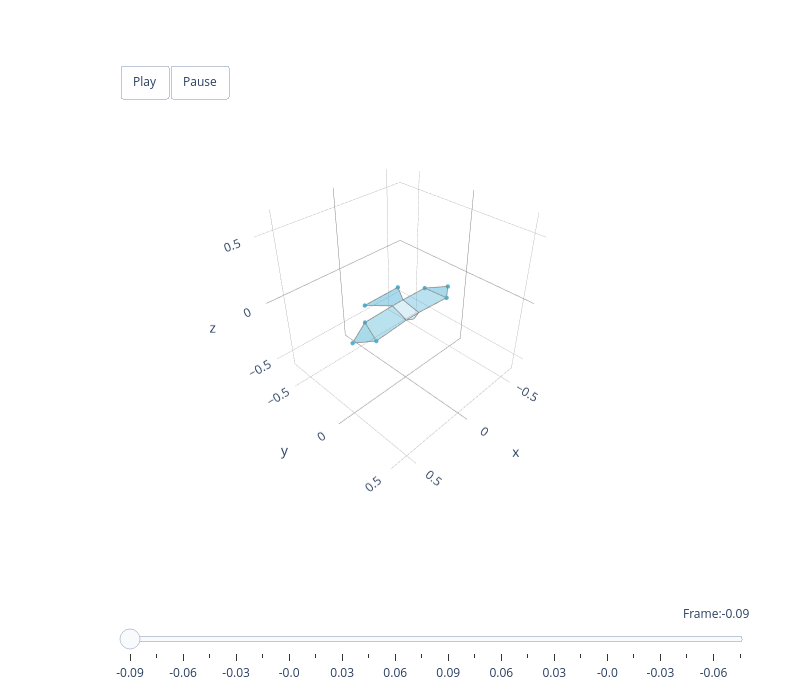
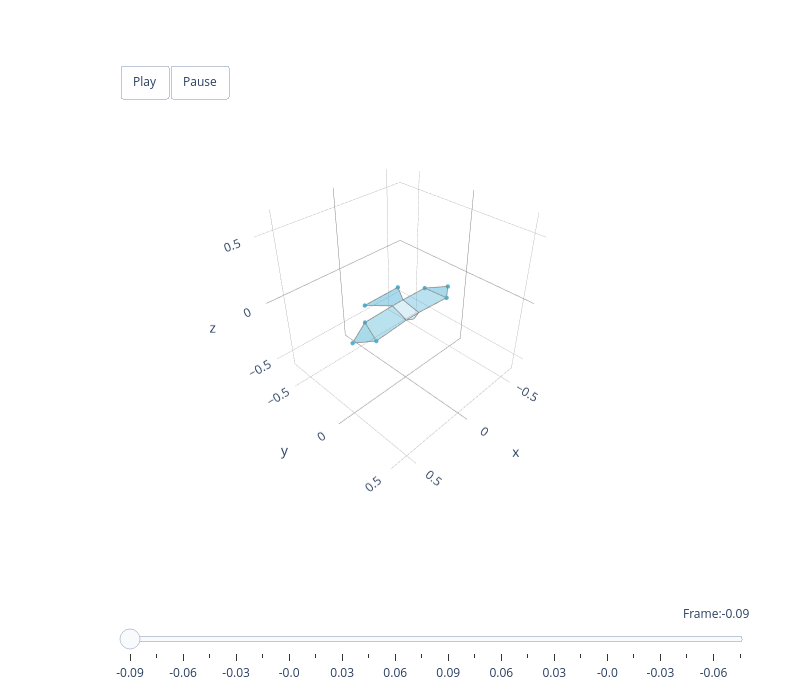

The notebook cell these images were saved under, in order:
### Markdown cell above
### Mode 3 — Wing Sweeping (~3% variance)

The third mode captures forward and backward sweeping of the wing. Though it explains only ~3% of variance, it represents a distinct and interpretable planform change.

### Code cell
animate_mode(3, hawk3d, principal_components, scores, mu, colour_list,
             sign_fn=apply_sign_conventions)

### Figure 1 — Plotly figure (JSON) as saved in the notebook; plotly's stock layout.template omitted (floating-point values rounded to 4 significant figures)
{"data": [{"color": "#51B3D4", "hoverinfo": "none", "opacity": 0.5, "type": "mesh3d", "x": [-0.4564, -0.3379, -0.286], "y": [-0.02137, 0.06852, -0.0947], "z": [-0.05647, -0.05564, -0.02587]}, {"hoverinfo": "name", "line": {"color": "grey", "width": 1.5}, "mode": "lines", "name": "left_handwing #51B3D4", "type": "scatter3d", "x": [-0.4564, -0.3379, -0.286, -0.4564], "y": [-0.02137, 0.06852, -0.0947, -0.02137], "z": [-0.05647, -0.05564, -0.02587, -0.05647]}, {"color": "#51B3D4", "hoverinfo": "none", "opacity": 0.5, "type": "mesh3d", "x": [0.4564, 0.3379, 0.286], "y": [-0.02137, 0.06852, -0.0947], "z": [-0.05647, -0.05564, -0.02587]}, {"hoverinfo": "name", "line": {"color": "grey", "width": 1.5}, "mode": "lines", "name": "right_handwing #51B3D4", "type": "scatter3d", "x": [0.4564, 0.3379, 0.286, 0.4564], "y": [-0.02137, 0.06852, -0.0947, -0.02137], "z": [-0.05647, -0.05564, -0.02587, -0.05647]}, {"color": "#51B3D4", "hoverinfo": "none", "opacity": 0.4, "type": "mesh3d", "x": [-0.3379, -0.286, -0.05, -0.06], "y": [0.06852, -0.0947, -0.08, 0.06], "z": [-0.05564, -0.02587, -0.005, -0.045]}, {"hoverinfo": "name", "line": {"color": "grey", "width": 1.5}, "mode": "lines", "name": "left_armwing #51B3D4", "type": "scatter3d", "x": [-0.3379, -0.286, -0.05, -0.06, -0.3379], "y": [0.06852, -0.0947, -0.08, 0.06, 0.06852], "z": [-0.05564, -0.02587, -0.005, -0.045, -0.05564]}, {"color": "#51B3D4", "hoverinfo": "none", "opacity": 0.4, "type": "mesh3d", "x": [0.3379, 0.286, 0.05, 0.06], "y": [0.06852, -0.0947, -0.08, 0.06], "z": [-0.05564, -0.02587, -0.005, -0.045]}, {"hoverinfo": "name", "line": {"color": "grey", "width": 1.5}, "mode": "lines", "name": "right_armwing #51B3D4", "type": "scatter3d", "x": [0.3379, 0.286, 0.05, 0.06, 0.3379], "y": [0.06852, -0.0947, -0.08, 0.06, 0.06852], "z": [-0.05564, -0.02587, -0.005, -0.045, -0.05564]}, {"color": "#51B3D4", "hoverinfo": "none", "opacity": 0.2, "type": "mesh3d", "x": [0.06, -0.06, -0.05, 0.05], "y": [0.06, 0.06, -0.08, -0.08], "z": [-0.045, -0.045, -0.005, -0.005]}, {"hoverinfo": "name", "line": {"color": "grey", "width": 1.5}, "mode": "lines", "name": "body #51B3D4", "type": "scatter3d", "x": [0.06, -0.06, -0.05, 0.05, 0.06], "y": [0.06, 0.06, -0.08, -0.08, 0.06], "z": [-0.045, -0.045, -0.005, -0.005, -0.045]}, {"color": "#51B3D4", "hoverinfo": "none", "opacity": 0.2, "type": "mesh3d", "x": [0.06, 3.743e-05, -0.06], "y": [0.06, 0.0705, 0.06], "z": [-0.045, -0.0617, -0.045]}, {"hoverinfo": "name", "line": {"color": "grey", "width": 1.5}, "mode": "lines", "name": "head #51B3D4", "type": "scatter3d", "x": [0.06, 3.743e-05, -0.06, 0.06], "y": [0.06, 0.0705, 0.06, 0.06], "z": [-0.045, -0.0617, -0.045, -0.045]}, {"color": "#51B3D4", "hoverinfo": "none", "opacity": 0.5, "type": "mesh3d", "x": [0.1588, -0.1588, -0.05, 0.05], "y": [-0.2401, -0.2401, -0.08, -0.08], "z": [-0.02783, -0.02783, -0.005, -0.005]}, {"hoverinfo": "name", "line": {"color": "grey", "width": 1.5}, "mode": "lines", "name": "tail #51B3D4", "type": "scatter3d", "x": [0.1588, -0.1588, -0.05, 0.05, 0.1588], "y": [-0.2401, -0.2401, -0.08, -0.08, -0.2401], "z": [-0.02783, -0.02783, -0.005, -0.005, -0.02783]}, {"hoverinfo": "none", "marker": {"color": "#51B3D4", "opacity": 1, "size": 2.5}, "mode": "markers", "type": "scatter3d", "x": [-0.4564, 0.4564, -0.3379, 0.3379, -0.286, 0.286, -0.1588, 0.1588], "y": [-0.02137, -0.02137, 0.06852, 0.06852, -0.0947, -0.0947, -0.2401, -0.2401], "z": [-0.05647, -0.05647, -0.05564, -0.05564, -0.02587, -0.02587, -0.02783, -0.02783]}], "layout": {"height": 700, "margin": {"b": 100, "l": 50, "r": 50, "t": 100}, "scene": {"aspectmode": "cube", "aspectratio": {"x": 1, "y": 1, "z": 1}, "camera": {"eye": {"x": 1.5, "y": 1.5, "z": 1.5}, "up": {"x": 0, "y": 0, "z": 1}}, "domain": {"x": [0, 1], "y": [0.1, 1]}, "xaxis": {"backgroundcolor": "white", "dtick": 0.5, "gridcolor": "grey", "gridwidth": 0.5, "range": [-0.6389, 0.6389], "showbackground": true, "tick0": 0, "zerolinecolor": "grey"}, "yaxis": {"backgroundcolor": "white", "dtick": 0.5, "gridcolor": "grey", "gridwidth": 0.5, "range": [-0.6979, 0.5799], "showbackground": true, "tick0": 0, "zerolinecolor": "grey"}, "zaxis": {"backgroundcolor": "white", "dtick": 0.5, "gridcolor": "grey", "gridwidth": 0.5, "range": [-0.6389, 0.6389], "showbackground": true, "tick0": 0, "zerolinecolor": "grey"}}, "showlegend": false, "sliders": [{"active": 0, "currentvalue": {"font": {"size": 12}, "prefix": "Frame:", "visible": true, "xanchor": "right"}, "len": 0.9, "pad": {"b": 10, "t": 50}, "steps": [{"args": [[0], {"frame": {"duration": 300, "redraw": true}, "mode": "immediate", "transition": {"duration": 300}}], "label": "-0.09", "method": "animate"}, {"args": [[1], {"frame": {"duration": 300, "redraw": true}, "mode": "immediate", "transition": {"duration": 300}}], "label": "-0.08", "method": "animate"}, {"args": [[2], {"frame": {"duration": 300, "redraw": true}, "mode": "immediate", "transition": {"duration": 300}}], "label": "-0.06", "method": "animate"}, {"args": [[3], {"frame": {"duration": 300, "redraw": true}, "mode": "immediate", "transition": {"duration": 300}}], "label": "-0.05", "method": "animate"}, {"args": [[4], {"frame": {"duration": 300, "redraw": true}, "mode": "immediate", "transition": {"duration": 300}}], "label": "-0.03", "method": "animate"}, {"args": [[5], {"frame": {"duration": 300, "redraw": true}, "mode": "immediate", "transition": {"duration": 300}}], "label": "-0.02", "method": "animate"}, {"args": [[6], {"frame": {"duration": 300, "redraw": true}, "mode": "immediate", "transition": {"duration": 300}}], "label": "-0.0", "method": "animate"}, {"args": [[7], {"frame": {"duration": 300, "redraw": true}, "mode": "immediate", "transition": {"duration": 300}}], "label": "0.01", "method": "animate"}, {"args": [[8], {"frame": {"duration": 300, "redraw": true}, "mode": "immediate", "transition": {"duration": 300}}], "label": "0.03", "method": "animate"}, {"args": [[9], {"frame": {"duration": 300, "redraw": true}, "mode": "immediate", "transition": {"duration": 300}}], "label": "0.04", "method": "animate"}, {"args": [[10], {"frame": {"duration": 300, "redraw": true}, "mode": "immediate", "transition": {"duration": 300}}], "label": "0.06", "method": "animate"}, {"args": [[11], {"frame": {"duration": 300, "redraw": true}, "mode": "immediate", "transition": {"duration": 300}}], "label": "0.07", "method": "animate"}, {"args": [[12], {"frame": {"duration": 300, "redraw": true}, "mode": "immediate", "transition": {"duration": 300}}], "label": "0.09", "method": "animate"}, {"args": [[13], {"frame": {"duration": 300, "redraw": true}, "mode": "immediate", "transition": {"duration": 300}}], "label": "0.07", "method": "animate"}, {"args": [[14], {"frame": {"duration": 300, "redraw": true}, "mode": "immediate", "transition": {"duration": 300}}], "label": "0.06", "method": "animate"}, {"args": [[15], {"frame": {"duration": 300, "redraw": true}, "mode": "immediate", "transition": {"duration": 300}}], "label": "0.04", "method": "animate"}, {"args": [[16], {"frame": {"duration": 300, "redraw": true}, "mode": "immediate", "transition": {"duration": 300}}], "label": "0.03", "method": "animate"}, {"args": [[17], {"frame": {"duration": 300, "redraw": true}, "mode": "immediate", "transition": {"duration": 300}}], "label": "0.01", "method": "animate"}, {"args": [[18], {"frame": {"duration": 300, "redraw": true}, "mode": "immediate", "transition": {"duration": 300}}], "label": "-0.0", "method": "animate"}, {"args": [[19], {"frame": {"duration": 300, "redraw": true}, "mode": "immediate", "transition": {"duration": 300}}], "label": "-0.02", "method": "animate"}, {"args": [[20], {"frame": {"duration": 300, "redraw": true}, "mode": "immediate", "transition": {"duration": 300}}], "label": "-0.03", "method": "animate"}, {"args": [[21], {"frame": {"duration": 300, "redraw": true}, "mode": "immediate", "transition": {"duration": 300}}], "label": "-0.05", "method": "animate"}, {"args": [[22], {"frame": {"duration": 300, "redraw": true}, "mode": "immediate", "transition": {"duration": 300}}], "label": "-0.06", "method": "animate"}, {"args": [[23], {"frame": {"duration": 300, "redraw": true}, "mode": "immediate", "transition": {"duration": 300}}], "label": "-0.08", "method": "animate"}], "transition": {"duration": 300, "easing": "cubic-in-out"}, "x": 0.1, "xanchor": "left", "y": 0, "yanchor": "top"}], "updatemenus": [{"buttons": [{"args": [null, {"frame": {"duration": 100, "redraw": true}, "mode": "immediate"}], "label": "Play", "method": "animate"}, {"args": [[null], {"frame": {"duration": 0, "redraw": true}, "mode": "immediate"}], "label": "Pause", "method": "animate"}], "direction": "left", "pad": {"r": 10, "t": 10}, "showactive": false, "type": "buttons", "x": 0.1, "xanchor": "left", "y": 1.1, "yanchor": "top"}], "width": 800}}

### Figure 2 — Plotly figure (JSON) as saved in the notebook; plotly's stock layout.template omitted (floating-point values rounded to 4 significant figures)
{"data": [{"color": "#51B3D4", "hoverinfo": "none", "opacity": 0.5, "type": "mesh3d", "x": [-0.4564, -0.3379, -0.286], "y": [-0.02137, 0.06852, -0.0947], "z": [-0.05647, -0.05564, -0.02587]}, {"hoverinfo": "name", "line": {"color": "grey", "width": 1.5}, "mode": "lines", "name": "left_handwing #51B3D4", "type": "scatter3d", "x": [-0.4564, -0.3379, -0.286, -0.4564], "y": [-0.02137, 0.06852, -0.0947, -0.02137], "z": [-0.05647, -0.05564, -0.02587, -0.05647]}, {"color": "#51B3D4", "hoverinfo": "none", "opacity": 0.5, "type": "mesh3d", "x": [0.4564, 0.3379, 0.286], "y": [-0.02137, 0.06852, -0.0947], "z": [-0.05647, -0.05564, -0.02587]}, {"hoverinfo": "name", "line": {"color": "grey", "width": 1.5}, "mode": "lines", "name": "right_handwing #51B3D4", "type": "scatter3d", "x": [0.4564, 0.3379, 0.286, 0.4564], "y": [-0.02137, 0.06852, -0.0947, -0.02137], "z": [-0.05647, -0.05564, -0.02587, -0.05647]}, {"color": "#51B3D4", "hoverinfo": "none", "opacity": 0.4, "type": "mesh3d", "x": [-0.3379, -0.286, -0.05, -0.06], "y": [0.06852, -0.0947, -0.08, 0.06], "z": [-0.05564, -0.02587, -0.005, -0.045]}, {"hoverinfo": "name", "line": {"color": "grey", "width": 1.5}, "mode": "lines", "name": "left_armwing #51B3D4", "type": "scatter3d", "x": [-0.3379, -0.286, -0.05, -0.06, -0.3379], "y": [0.06852, -0.0947, -0.08, 0.06, 0.06852], "z": [-0.05564, -0.02587, -0.005, -0.045, -0.05564]}, {"color": "#51B3D4", "hoverinfo": "none", "opacity": 0.4, "type": "mesh3d", "x": [0.3379, 0.286, 0.05, 0.06], "y": [0.06852, -0.0947, -0.08, 0.06], "z": [-0.05564, -0.02587, -0.005, -0.045]}, {"hoverinfo": "name", "line": {"color": "grey", "width": 1.5}, "mode": "lines", "name": "right_armwing #51B3D4", "type": "scatter3d", "x": [0.3379, 0.286, 0.05, 0.06, 0.3379], "y": [0.06852, -0.0947, -0.08, 0.06, 0.06852], "z": [-0.05564, -0.02587, -0.005, -0.045, -0.05564]}, {"color": "#51B3D4", "hoverinfo": "none", "opacity": 0.2, "type": "mesh3d", "x": [0.06, -0.06, -0.05, 0.05], "y": [0.06, 0.06, -0.08, -0.08], "z": [-0.045, -0.045, -0.005, -0.005]}, {"hoverinfo": "name", "line": {"color": "grey", "width": 1.5}, "mode": "lines", "name": "body #51B3D4", "type": "scatter3d", "x": [0.06, -0.06, -0.05, 0.05, 0.06], "y": [0.06, 0.06, -0.08, -0.08, 0.06], "z": [-0.045, -0.045, -0.005, -0.005, -0.045]}, {"color": "#51B3D4", "hoverinfo": "none", "opacity": 0.2, "type": "mesh3d", "x": [0.06, 3.743e-05, -0.06], "y": [0.06, 0.0705, 0.06], "z": [-0.045, -0.0617, -0.045]}, {"hoverinfo": "name", "line": {"color": "grey", "width": 1.5}, "mode": "lines", "name": "head #51B3D4", "type": "scatter3d", "x": [0.06, 3.743e-05, -0.06, 0.06], "y": [0.06, 0.0705, 0.06, 0.06], "z": [-0.045, -0.0617, -0.045, -0.045]}, {"color": "#51B3D4", "hoverinfo": "none", "opacity": 0.5, "type": "mesh3d", "x": [0.1588, -0.1588, -0.05, 0.05], "y": [-0.2401, -0.2401, -0.08, -0.08], "z": [-0.02783, -0.02783, -0.005, -0.005]}, {"hoverinfo": "name", "line": {"color": "grey", "width": 1.5}, "mode": "lines", "name": "tail #51B3D4", "type": "scatter3d", "x": [0.1588, -0.1588, -0.05, 0.05, 0.1588], "y": [-0.2401, -0.2401, -0.08, -0.08, -0.2401], "z": [-0.02783, -0.02783, -0.005, -0.005, -0.02783]}, {"hoverinfo": "none", "marker": {"color": "#51B3D4", "opacity": 1, "size": 2.5}, "mode": "markers", "type": "scatter3d", "x": [-0.4564, 0.4564, -0.3379, 0.3379, -0.286, 0.286, -0.1588, 0.1588], "y": [-0.02137, -0.02137, 0.06852, 0.06852, -0.0947, -0.0947, -0.2401, -0.2401], "z": [-0.05647, -0.05647, -0.05564, -0.05564, -0.02587, -0.02587, -0.02783, -0.02783]}], "layout": {"height": 700, "margin": {"b": 100, "l": 50, "r": 50, "t": 100}, "scene": {"aspectmode": "cube", "aspectratio": {"x": 1, "y": 1, "z": 1}, "camera": {"eye": {"x": 1.5, "y": 1.5, "z": 1.5}, "up": {"x": 0, "y": 0, "z": 1}}, "domain": {"x": [0, 1], "y": [0.1, 1]}, "xaxis": {"backgroundcolor": "white", "dtick": 0.5, "gridcolor": "grey", "gridwidth": 0.5, "range": [-0.6389, 0.6389], "showbackground": true, "tick0": 0, "zerolinecolor": "grey"}, "yaxis": {"backgroundcolor": "white", "dtick": 0.5, "gridcolor": "grey", "gridwidth": 0.5, "range": [-0.6979, 0.5799], "showbackground": true, "tick0": 0, "zerolinecolor": "grey"}, "zaxis": {"backgroundcolor": "white", "dtick": 0.5, "gridcolor": "grey", "gridwidth": 0.5, "range": [-0.6389, 0.6389], "showbackground": true, "tick0": 0, "zerolinecolor": "grey"}}, "showlegend": false, "sliders": [{"active": 0, "currentvalue": {"font": {"size": 12}, "prefix": "Frame:", "visible": true, "xanchor": "right"}, "len": 0.9, "pad": {"b": 10, "t": 50}, "steps": [{"args": [[0], {"frame": {"duration": 300, "redraw": true}, "mode": "immediate", "transition": {"duration": 300}}], "label": "-0.09", "method": "animate"}, {"args": [[1], {"frame": {"duration": 300, "redraw": true}, "mode": "immediate", "transition": {"duration": 300}}], "label": "-0.08", "method": "animate"}, {"args": [[2], {"frame": {"duration": 300, "redraw": true}, "mode": "immediate", "transition": {"duration": 300}}], "label": "-0.06", "method": "animate"}, {"args": [[3], {"frame": {"duration": 300, "redraw": true}, "mode": "immediate", "transition": {"duration": 300}}], "label": "-0.05", "method": "animate"}, {"args": [[4], {"frame": {"duration": 300, "redraw": true}, "mode": "immediate", "transition": {"duration": 300}}], "label": "-0.03", "method": "animate"}, {"args": [[5], {"frame": {"duration": 300, "redraw": true}, "mode": "immediate", "transition": {"duration": 300}}], "label": "-0.02", "method": "animate"}, {"args": [[6], {"frame": {"duration": 300, "redraw": true}, "mode": "immediate", "transition": {"duration": 300}}], "label": "-0.0", "method": "animate"}, {"args": [[7], {"frame": {"duration": 300, "redraw": true}, "mode": "immediate", "transition": {"duration": 300}}], "label": "0.01", "method": "animate"}, {"args": [[8], {"frame": {"duration": 300, "redraw": true}, "mode": "immediate", "transition": {"duration": 300}}], "label": "0.03", "method": "animate"}, {"args": [[9], {"frame": {"duration": 300, "redraw": true}, "mode": "immediate", "transition": {"duration": 300}}], "label": "0.04", "method": "animate"}, {"args": [[10], {"frame": {"duration": 300, "redraw": true}, "mode": "immediate", "transition": {"duration": 300}}], "label": "0.06", "method": "animate"}, {"args": [[11], {"frame": {"duration": 300, "redraw": true}, "mode": "immediate", "transition": {"duration": 300}}], "label": "0.07", "method": "animate"}, {"args": [[12], {"frame": {"duration": 300, "redraw": true}, "mode": "immediate", "transition": {"duration": 300}}], "label": "0.09", "method": "animate"}, {"args": [[13], {"frame": {"duration": 300, "redraw": true}, "mode": "immediate", "transition": {"duration": 300}}], "label": "0.07", "method": "animate"}, {"args": [[14], {"frame": {"duration": 300, "redraw": true}, "mode": "immediate", "transition": {"duration": 300}}], "label": "0.06", "method": "animate"}, {"args": [[15], {"frame": {"duration": 300, "redraw": true}, "mode": "immediate", "transition": {"duration": 300}}], "label": "0.04", "method": "animate"}, {"args": [[16], {"frame": {"duration": 300, "redraw": true}, "mode": "immediate", "transition": {"duration": 300}}], "label": "0.03", "method": "animate"}, {"args": [[17], {"frame": {"duration": 300, "redraw": true}, "mode": "immediate", "transition": {"duration": 300}}], "label": "0.01", "method": "animate"}, {"args": [[18], {"frame": {"duration": 300, "redraw": true}, "mode": "immediate", "transition": {"duration": 300}}], "label": "-0.0", "method": "animate"}, {"args": [[19], {"frame": {"duration": 300, "redraw": true}, "mode": "immediate", "transition": {"duration": 300}}], "label": "-0.02", "method": "animate"}, {"args": [[20], {"frame": {"duration": 300, "redraw": true}, "mode": "immediate", "transition": {"duration": 300}}], "label": "-0.03", "method": "animate"}, {"args": [[21], {"frame": {"duration": 300, "redraw": true}, "mode": "immediate", "transition": {"duration": 300}}], "label": "-0.05", "method": "animate"}, {"args": [[22], {"frame": {"duration": 300, "redraw": true}, "mode": "immediate", "transition": {"duration": 300}}], "label": "-0.06", "method": "animate"}, {"args": [[23], {"frame": {"duration": 300, "redraw": true}, "mode": "immediate", "transition": {"duration": 300}}], "label": "-0.08", "method": "animate"}], "transition": {"duration": 300, "easing": "cubic-in-out"}, "x": 0.1, "xanchor": "left", "y": 0, "yanchor": "top"}], "updatemenus": [{"buttons": [{"args": [null, {"frame": {"duration": 100, "redraw": true}, "mode": "immediate"}], "label": "Play", "method": "animate"}, {"args": [[null], {"frame": {"duration": 0, "redraw": true}, "mode": "immediate"}], "label": "Pause", "method": "animate"}], "direction": "left", "pad": {"r": 10, "t": 10}, "showactive": false, "type": "buttons", "x": 0.1, "xanchor": "left", "y": 1.1, "yanchor": "top"}], "width": 800}}
